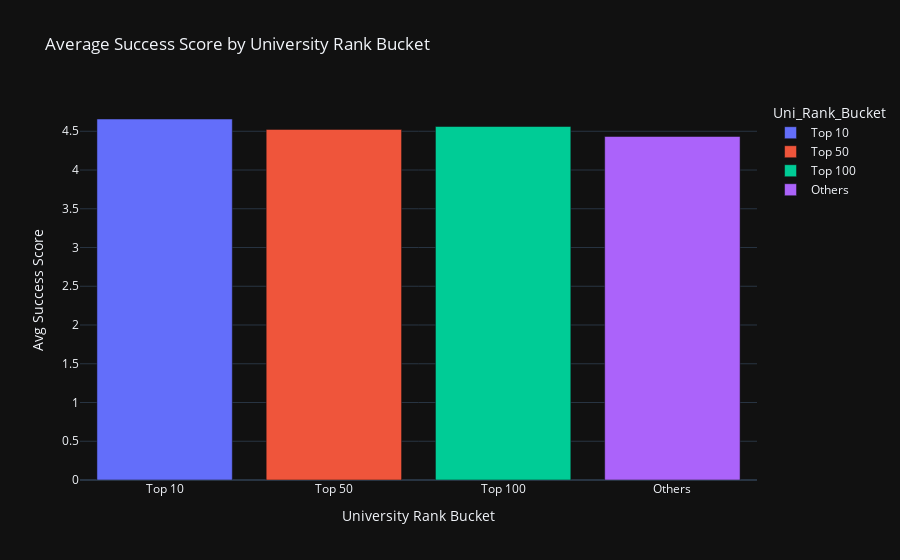

Notebook cell for this chart:
### Code cell
bins = [0,10,50,100,3000]
labels = ['Top 10', 'Top 50', 'Top 100', 'Others']
actor_df['Uni_Rank_Bucket'] = pd.cut(actor_df['Usable Uni Rank'], bins=bins, labels=labels)
rank_success = actor_df.groupby('Uni_Rank_Bucket', as_index=False)['Success Score'].mean()
fig = px.bar(
    rank_success,
    x='Uni_Rank_Bucket',
    y='Success Score',
    color='Uni_Rank_Bucket',
    title='Average Success Score by University Rank Bucket'
)
fig.update_layout(xaxis_title='University Rank Bucket', yaxis_title='Avg Success Score')
fig.show()

### Figure 1 — Plotly figure (JSON) as saved in the notebook; plotly's stock layout.template omitted (floating-point values rounded to 4 significant figures)
{"data": [{"alignmentgroup": "True", "hovertemplate": "Uni_Rank_Bucket=%{x}<br>Success Score=%{y}<extra></extra>", "legendgroup": "Top 10", "marker": {"color": "#636efa", "pattern": {"shape": ""}}, "name": "Top 10", "offsetgroup": "Top 10", "orientation": "v", "showlegend": true, "textposition": "auto", "type": "bar", "x": ["Top 10"], "xaxis": "x", "y": [4.658], "yaxis": "y"}, {"alignmentgroup": "True", "hovertemplate": "Uni_Rank_Bucket=%{x}<br>Success Score=%{y}<extra></extra>", "legendgroup": "Top 50", "marker": {"color": "#EF553B", "pattern": {"shape": ""}}, "name": "Top 50", "offsetgroup": "Top 50", "orientation": "v", "showlegend": true, "textposition": "auto", "type": "bar", "x": ["Top 50"], "xaxis": "x", "y": [4.524], "yaxis": "y"}, {"alignmentgroup": "True", "hovertemplate": "Uni_Rank_Bucket=%{x}<br>Success Score=%{y}<extra></extra>", "legendgroup": "Top 100", "marker": {"color": "#00cc96", "pattern": {"shape": ""}}, "name": "Top 100", "offsetgroup": "Top 100", "orientation": "v", "showlegend": true, "textposition": "auto", "type": "bar", "x": ["Top 100"], "xaxis": "x", "y": [4.562], "yaxis": "y"}, {"alignmentgroup": "True", "hovertemplate": "Uni_Rank_Bucket=%{x}<br>Success Score=%{y}<extra></extra>", "legendgroup": "Others", "marker": {"color": "#ab63fa", "pattern": {"shape": ""}}, "name": "Others", "offsetgroup": "Others", "orientation": "v", "showlegend": true, "textposition": "auto", "type": "bar", "x": ["Others"], "xaxis": "x", "y": [4.433], "yaxis": "y"}], "layout": {"barmode": "relative", "legend": {"title": {"text": "Uni_Rank_Bucket"}, "tracegroupgap": 0}, "title": {"text": "Average Success Score by University Rank Bucket"}, "xaxis": {"anchor": "y", "categoryarray": ["Top 10", "Top 50", "Top 100", "Others"], "categoryorder": "array", "domain": [0, 1], "title": {"text": "University Rank Bucket"}}, "yaxis": {"anchor": "x", "domain": [0, 1], "title": {"text": "Avg Success Score"}}}}
